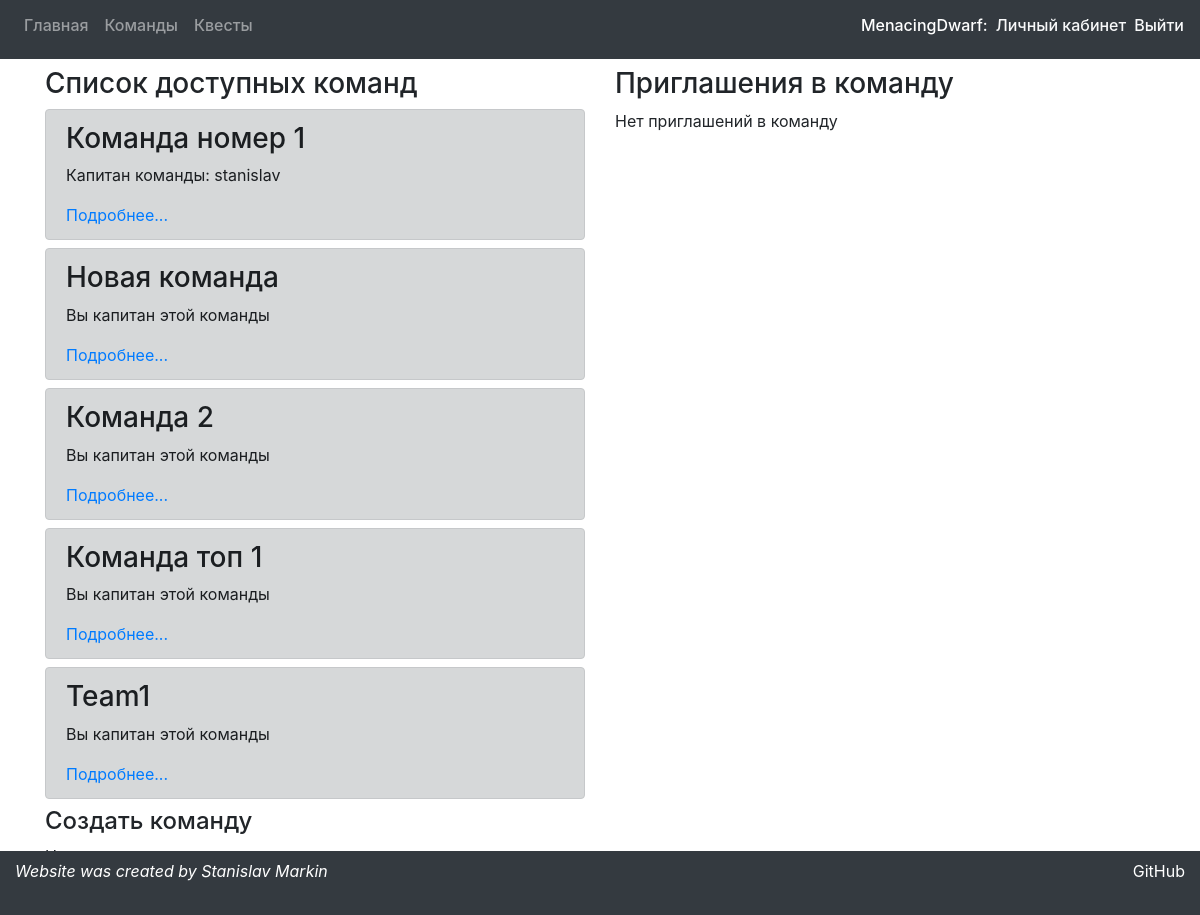
The page /teams (signed in) on the database its author committed.
### preparationApp/models.py (models this page shows, shortened)
class Team(models.Model):
    captain = models.ForeignKey(User, models.CASCADE, default=1)
    members = models.ManyToManyField(User, related_name='teams')
    title = models.CharField(max_length=30)

### preparationApp/views.py (the view)
# urls.py: path('teams', views.teams, name='teams'),
def teams(request):
    args = make_args(request)
    args['teams_list'] = list(filter(lambda t: get_user(request.user.username) in t.members.all(),
                                     models.Team.objects.all()))
    args['invites_list'] = list(filter(lambda i: get_user(request.user.username) == i.new_member,
                                       models.Invite.objects.all()))
    return render(request, 'preparationApp/teamsPage.html', args)

### preparationApp/views.py (called while the page is built)
def get_user(name):
    return User.objects.get(username=name)

def make_args(request):
    args = {'message': 'none'}
    if request.session.get('message'):
        args['message'] = request.session.get('message')
        request.session.pop('message')
    return args

### preparationApp/templates/preparationApp/teamsPage.html (shortened to what this page needs)
{%  extends 'preparationApp/mainWrapper.html' %}
{% block content %}
    <div class="row">
    <div class="col-6">
    <h3>Список доступных команд</h3>
    {% if teams_list|length == 0 %}
            <p>Нет доступных команд</p>
    {% else %}
        {% for team in teams_list %}
            <div class="alert alert-dark mb-2">
                <h3>{{ team.title }}</h3>
                <p>{% if user.username == team.captain.username %}Вы капитан этой команды
                {% else %}Капитан команды: {{ team.captain }}{% endif %}</p>
                <a href="/teams/{{ team.id }}">Подробнее...</a>
            </div>
        {% endfor %}
    {% endif %}
    <h4>Создать команду</h4>
    <form action="teams/add/team" method="post">{% csrf_token %}
        <label class="d-block" for="title">Название команды</label>
    </form>
    </div>
    <div class="col-6">
    <h3>Приглашения в команду</h3>
    {% if invites_list|length == 0 %}
        Нет приглашений в команду
    {% endif %}
    </div>
    </div>
{% endblock %}

### preparationApp/templates/preparationApp/mainWrapper.html (shortened to what this page needs)
<!DOCTYPE html>
<html lang="en">
<head>
    {% load staticfiles %}
    <link rel="stylesheet" href="{% static 'bootstrap/css/bootstrap.css' %}" type="text/css">
</head>
<body>
    <nav class="navbar navbar-expand-lg navbar-dark bg-dark mb-2">
        <div class="collapse navbar-collapse">
            <ul class="navbar-nav">
                <li class="nav-item"><a class="nav-link h6" href="/">Главная</a></li>
                <li class="nav-item"><a class="nav-link h6" href="/teams">Команды</a></li>
                <li class="nav-item"><a class="nav-link h6" href="/quests">Квесты</a></li>
            </ul>
        </div>
        {% if user.is_authenticated %}
            <span class="h6 text-white float-right mr-2">{{ user.username }}: </span>
            <a class="text-light mr-2 h6 float-right" href="/personal">Личный кабинет</a></li>
            <a class="text-light h6 float-right" href="/logout/">Выйти</a></li>
        {% else %}
            <a class="text-light mr-2 h6 float-right" href="/login">Войти</a></li>
            <a class="text-light h6 float-right" href="/register">Регистрация</a></li>
        {% endif %}
    </nav>
    <div class="container">
    {% block content %}
    {% endblock %}
    </div>
    <footer style="height: 4rem;" class="container-fluid fixed-bottom bg-dark text-white pt-2">
		<div class="float-left font-italic ">
			Website was created by Stanislav Markin
		</div>
        <a target="_blank" href="https://github.com/MenacingDwarf/NightQuest" class=" text-white float-right">GitHub</a>
	</footer>
</body>
</html>

### rows shown on the page
Team: title "Команда номер 1", captain "stanislav"
Team: title "Новая команда", shows "Вы капитан этой команды"
Team: title "Команда 2", shows "Вы капитан этой команды"
Team: title "Команда топ 1", shows "Вы капитан этой команды"
Team: title "Team1", shows "Вы капитан этой команды"

### other values the page prints
{{ user.username }} "MenacingDwarf"
